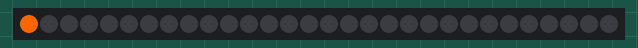
A program run on a simulated CircuitPython board. On the bench: 30 RGB LEDs in strip order, left to right. Random numbers come from a fixed seed.

Above: at 0.05 s.
At 12.12 s:
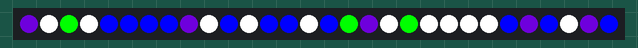
At 14.66 s:
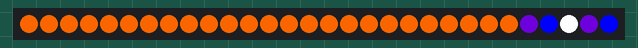
At 20.95 s:
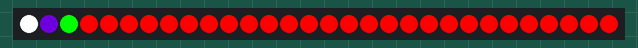
At 21.97 s:
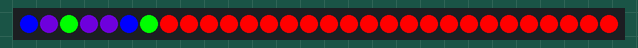
At 39.94 s:
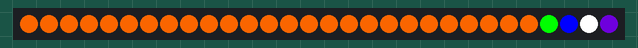

The program:

wipe.py
```python
import board
import time
from neopixel import NeoPixel
import random

np = NeoPixel(board.D2, 30, auto_write = False, brightness=1)


i = 29
b = 0

red = (255,0,0)
green = (0,255,0)
blue = (0,0,255)
white = (255,255,255)
orange = (238,96,0)
yellow = (255,255,0)
white = ((255,255,255))
black = ((0,0,0))
purple = ((75,0,150))


color_list = [white, purple, green, blue]
def wipe():
#This fills up the entire strip with a random color
    for i in range(np.n):
        if (i == i-2) % 3 ==0:
            np[i] = (orange)
            np.show()
            time.sleep(0.1)

def pattern():
    for i in range(np.n - 1,-1,-1):
        if (i == i-2) % 3 ==0:
            np[i] = color_list[i%len(color_list)]
            np.show()
            time.sleep(0.1)

def reversewipe():
    for i in range(np.n - 1 , -1 , -1):
        if (i == i-2) % 3 ==0:
            np[i] = (red)
            np.show()
            time.sleep(0.1)


def patternback():
    for i in range(np.n):
        if (i == i-2) % 3 ==0:
            np[i] = (random.choice(color_list))
            np.show()
            time.sleep(0.1)


while True:
    wipe()
    pattern()
    reversewipe()
    patternback()
```
